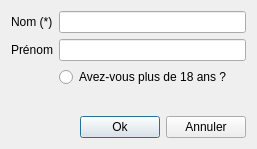
<?xml version="1.0" encoding="UTF-8"?>
<ui version="4.0">
 <class>Dialog</class>
 <widget class="QDialog" name="Dialog">
  <property name="geometry">
   <rect>
    <x>0</x>
    <y>0</y>
    <width>257</width>
    <height>149</height>
   </rect>
  </property>
  <property name="windowTitle">
   <string>Questionnaire</string>
  </property>
  <layout class="QVBoxLayout" name="verticalLayout">
   <item>
    <layout class="QFormLayout" name="formLayout">
     <item row="0" column="0">
      <widget class="QLabel" name="nomLabel">
       <property name="text">
        <string>Nom (*)</string>
       </property>
      </widget>
     </item>
     <item row="0" column="1">
      <widget class="QLineEdit" name="nomLineEdit"/>
     </item>
     <item row="1" column="0">
      <widget class="QLabel" name="prenomLabel">
       <property name="text">
        <string>Prénom</string>
       </property>
      </widget>
     </item>
     <item row="1" column="1">
      <widget class="QLineEdit" name="prenomLineEdit"/>
     </item>
     <item row="2" column="1">
      <widget class="QRadioButton" name="RdBtnMajeur">
       <property name="text">
        <string>Avez-vous plus de 18 ans ?</string>
       </property>
      </widget>
     </item>
    </layout>
   </item>
   <item>
    <layout class="QHBoxLayout" name="layoutBoutons">
     <property name="sizeConstraint">
      <enum>QLayout::SetMinimumSize</enum>
     </property>
     <item>
      <spacer name="horizontalSpacer">
       <property name="orientation">
        <enum>Qt::Horizontal</enum>
       </property>
       <property name="sizeHint" stdset="0">
        <size>
         <width>40</width>
         <height>20</height>
        </size>
       </property>
      </spacer>
     </item>
     <item>
      <widget class="QPushButton" name="btnOk">
       <property name="text">
        <string>Ok</string>
       </property>
      </widget>
     </item>
     <item>
      <widget class="QPushButton" name="btnAnnuler">
       <property name="text">
        <string>Annuler</string>
       </property>
      </widget>
     </item>
    </layout>
   </item>
  </layout>
 </widget>
 <resources/>
 <connections/>
</ui>
